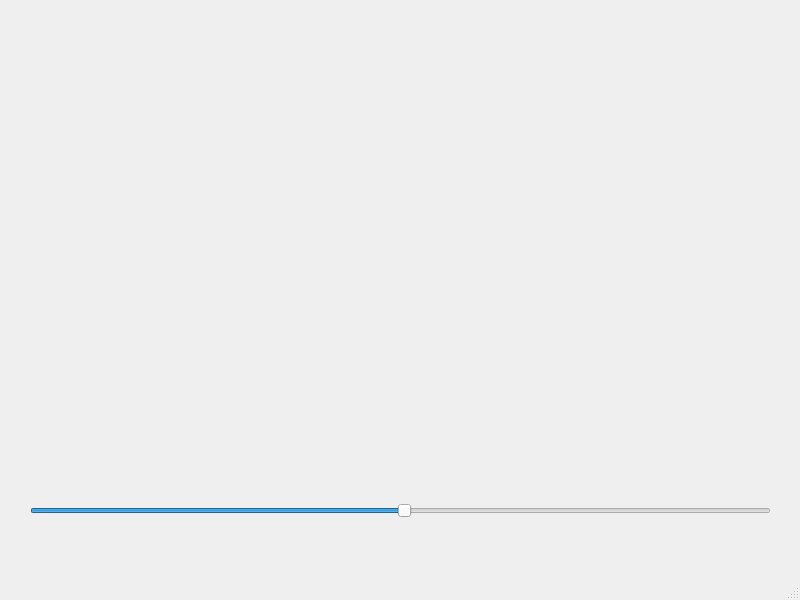
<?xml version="1.0" encoding="UTF-8"?>
<ui version="4.0">
 <class>MainWindow</class>
 <widget class="QMainWindow" name="MainWindow">
  <property name="geometry">
   <rect>
    <x>0</x>
    <y>0</y>
    <width>800</width>
    <height>600</height>
   </rect>
  </property>
  <property name="minimumSize">
   <size>
    <width>800</width>
    <height>600</height>
   </size>
  </property>
  <property name="maximumSize">
   <size>
    <width>800</width>
    <height>600</height>
   </size>
  </property>
  <property name="windowTitle">
   <string>MainWindow</string>
  </property>
  <widget class="QWidget" name="centralwidget">
   <widget class="QSlider" name="horizontalSlider">
    <property name="geometry">
     <rect>
      <x>30</x>
      <y>500</y>
      <width>741</width>
      <height>21</height>
     </rect>
    </property>
    <property name="sliderPosition">
     <number>50</number>
    </property>
    <property name="orientation">
     <enum>Qt::Horizontal</enum>
    </property>
   </widget>
  </widget>
  <widget class="QMenuBar" name="menubar">
   <property name="geometry">
    <rect>
     <x>0</x>
     <y>0</y>
     <width>800</width>
     <height>22</height>
    </rect>
   </property>
  </widget>
  <widget class="QStatusBar" name="statusbar"/>
 </widget>
 <resources/>
 <connections/>
</ui>
